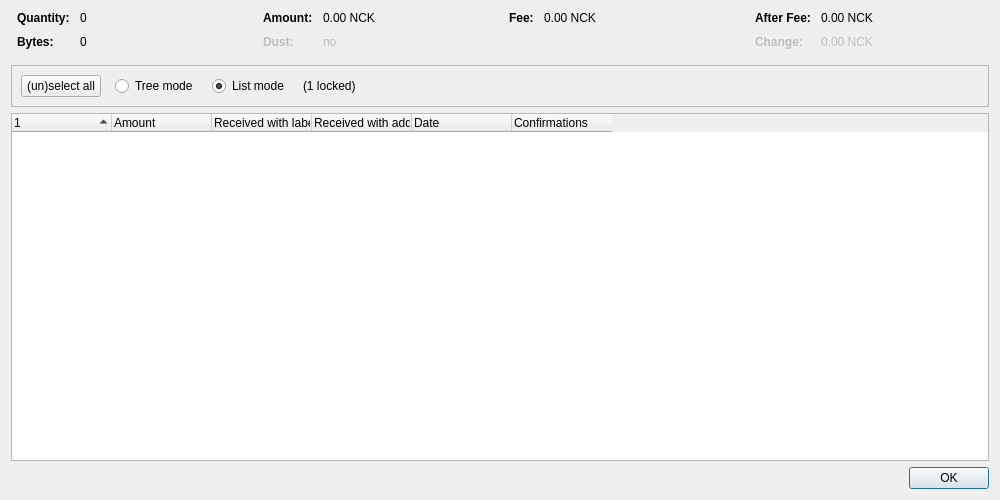
<?xml version="1.0" encoding="UTF-8"?>
<ui version="4.0">
 <class>CoinControlDialog</class>
 <widget class="QDialog" name="CoinControlDialog">
  <property name="geometry">
   <rect>
    <x>0</x>
    <y>0</y>
    <width>1000</width>
    <height>500</height>
   </rect>
  </property>
  <property name="windowTitle">
   <string>Coin Selection</string>
  </property>
  <layout class="QVBoxLayout" name="verticalLayout">
   <item>
    <layout class="QHBoxLayout" name="horizontalLayoutTop" stretch="0,0,0,0">
     <property name="topMargin">
      <number>0</number>
     </property>
     <property name="bottomMargin">
      <number>10</number>
     </property>
     <item>
      <layout class="QFormLayout" name="formLayoutCoinControl1">
       <property name="horizontalSpacing">
        <number>10</number>
       </property>
       <property name="verticalSpacing">
        <number>10</number>
       </property>
       <property name="leftMargin">
        <number>6</number>
       </property>
       <property name="rightMargin">
        <number>6</number>
       </property>
       <item row="0" column="0">
        <widget class="QLabel" name="labelCoinControlQuantityText">
         <property name="font">
          <font>
           <weight>75</weight>
           <bold>true</bold>
          </font>
         </property>
         <property name="text">
          <string>Quantity:</string>
         </property>
        </widget>
       </item>
       <item row="0" column="1">
        <widget class="QLabel" name="labelCoinControlQuantity">
         <property name="cursor">
          <cursorShape>IBeamCursor</cursorShape>
         </property>
         <property name="contextMenuPolicy">
          <enum>Qt::ActionsContextMenu</enum>
         </property>
         <property name="text">
          <string notr="true">0</string>
         </property>
         <property name="textInteractionFlags">
          <set>Qt::LinksAccessibleByMouse|Qt::TextSelectableByKeyboard|Qt::TextSelectableByMouse</set>
         </property>
        </widget>
       </item>
       <item row="1" column="0">
        <widget class="QLabel" name="labelCoinControlBytesText">
         <property name="font">
          <font>
           <weight>75</weight>
           <bold>true</bold>
          </font>
         </property>
         <property name="text">
          <string>Bytes:</string>
         </property>
        </widget>
       </item>
       <item row="1" column="1">
        <widget class="QLabel" name="labelCoinControlBytes">
         <property name="cursor">
          <cursorShape>IBeamCursor</cursorShape>
         </property>
         <property name="contextMenuPolicy">
          <enum>Qt::ActionsContextMenu</enum>
         </property>
         <property name="text">
          <string notr="true">0</string>
         </property>
         <property name="textInteractionFlags">
          <set>Qt::LinksAccessibleByMouse|Qt::TextSelectableByKeyboard|Qt::TextSelectableByMouse</set>
         </property>
        </widget>
       </item>
      </layout>
     </item>
     <item>
      <layout class="QFormLayout" name="formLayoutCoinControl2">
       <property name="horizontalSpacing">
        <number>10</number>
       </property>
       <property name="verticalSpacing">
        <number>10</number>
       </property>
       <property name="leftMargin">
        <number>6</number>
       </property>
       <property name="rightMargin">
        <number>6</number>
       </property>
       <item row="0" column="0">
        <widget class="QLabel" name="labelCoinControlAmountText">
         <property name="font">
          <font>
           <weight>75</weight>
           <bold>true</bold>
          </font>
         </property>
         <property name="text">
          <string>Amount:</string>
         </property>
        </widget>
       </item>
       <item row="0" column="1">
        <widget class="QLabel" name="labelCoinControlAmount">
         <property name="cursor">
          <cursorShape>IBeamCursor</cursorShape>
         </property>
         <property name="contextMenuPolicy">
          <enum>Qt::ActionsContextMenu</enum>
         </property>
         <property name="text">
          <string notr="true">0.00 NCK</string>
         </property>
         <property name="textInteractionFlags">
          <set>Qt::LinksAccessibleByMouse|Qt::TextSelectableByKeyboard|Qt::TextSelectableByMouse</set>
         </property>
        </widget>
       </item>
       <item row="1" column="0">
        <widget class="QLabel" name="labelCoinControlLowOutputText">
         <property name="enabled">
          <bool>false</bool>
         </property>
         <property name="font">
          <font>
           <weight>75</weight>
           <bold>true</bold>
          </font>
         </property>
         <property name="text">
          <string>Dust:</string>
         </property>
        </widget>
       </item>
       <item row="1" column="1">
        <widget class="QLabel" name="labelCoinControlLowOutput">
         <property name="enabled">
          <bool>false</bool>
         </property>
         <property name="cursor">
          <cursorShape>IBeamCursor</cursorShape>
         </property>
         <property name="contextMenuPolicy">
          <enum>Qt::ActionsContextMenu</enum>
         </property>
         <property name="text">
          <string notr="true">no</string>
         </property>
         <property name="textInteractionFlags">
          <set>Qt::LinksAccessibleByMouse|Qt::TextSelectableByKeyboard|Qt::TextSelectableByMouse</set>
         </property>
        </widget>
       </item>
      </layout>
     </item>
     <item>
      <layout class="QFormLayout" name="formLayoutCoinControl3">
       <property name="horizontalSpacing">
        <number>10</number>
       </property>
       <property name="verticalSpacing">
        <number>10</number>
       </property>
       <property name="leftMargin">
        <number>6</number>
       </property>
       <property name="rightMargin">
        <number>6</number>
       </property>
       <item row="0" column="0">
        <widget class="QLabel" name="labelCoinControlFeeText">
         <property name="font">
          <font>
           <weight>75</weight>
           <bold>true</bold>
          </font>
         </property>
         <property name="text">
          <string>Fee:</string>
         </property>
        </widget>
       </item>
       <item row="0" column="1">
        <widget class="QLabel" name="labelCoinControlFee">
         <property name="cursor">
          <cursorShape>IBeamCursor</cursorShape>
         </property>
         <property name="contextMenuPolicy">
          <enum>Qt::ActionsContextMenu</enum>
         </property>
         <property name="text">
          <string notr="true">0.00 NCK</string>
         </property>
         <property name="textInteractionFlags">
          <set>Qt::LinksAccessibleByMouse|Qt::TextSelectableByKeyboard|Qt::TextSelectableByMouse</set>
         </property>
        </widget>
       </item>
      </layout>
     </item>
     <item>
      <layout class="QFormLayout" name="formLayoutCoinControl4">
       <property name="horizontalSpacing">
        <number>10</number>
       </property>
       <property name="verticalSpacing">
        <number>10</number>
       </property>
       <property name="leftMargin">
        <number>6</number>
       </property>
       <property name="rightMargin">
        <number>6</number>
       </property>
       <item row="0" column="0">
        <widget class="QLabel" name="labelCoinControlAfterFeeText">
         <property name="font">
          <font>
           <weight>75</weight>
           <bold>true</bold>
          </font>
         </property>
         <property name="text">
          <string>After Fee:</string>
         </property>
        </widget>
       </item>
       <item row="0" column="1">
        <widget class="QLabel" name="labelCoinControlAfterFee">
         <property name="cursor">
          <cursorShape>IBeamCursor</cursorShape>
         </property>
         <property name="contextMenuPolicy">
          <enum>Qt::ActionsContextMenu</enum>
         </property>
         <property name="text">
          <string notr="true">0.00 NCK</string>
         </property>
         <property name="textInteractionFlags">
          <set>Qt::LinksAccessibleByMouse|Qt::TextSelectableByKeyboard|Qt::TextSelectableByMouse</set>
         </property>
        </widget>
       </item>
       <item row="1" column="0">
        <widget class="QLabel" name="labelCoinControlChangeText">
         <property name="enabled">
          <bool>false</bool>
         </property>
         <property name="font">
          <font>
           <weight>75</weight>
           <bold>true</bold>
          </font>
         </property>
         <property name="text">
          <string>Change:</string>
         </property>
        </widget>
       </item>
       <item row="1" column="1">
        <widget class="QLabel" name="labelCoinControlChange">
         <property name="enabled">
          <bool>false</bool>
         </property>
         <property name="cursor">
          <cursorShape>IBeamCursor</cursorShape>
         </property>
         <property name="contextMenuPolicy">
          <enum>Qt::ActionsContextMenu</enum>
         </property>
         <property name="text">
          <string notr="true">0.00 NCK</string>
         </property>
         <property name="textInteractionFlags">
          <set>Qt::LinksAccessibleByMouse|Qt::TextSelectableByKeyboard|Qt::TextSelectableByMouse</set>
         </property>
        </widget>
       </item>
      </layout>
     </item>
    </layout>
   </item>
   <item>
    <widget class="QFrame" name="frame">
     <property name="minimumSize">
      <size>
       <width>0</width>
       <height>40</height>
      </size>
     </property>
     <property name="frameShape">
      <enum>QFrame::StyledPanel</enum>
     </property>
     <property name="frameShadow">
      <enum>QFrame::Sunken</enum>
     </property>
     <layout class="QHBoxLayout" name="horizontalLayout">
      <item>
       <layout class="QHBoxLayout" name="horizontalLayoutPanel" stretch="0,0,0,0,0">
        <property name="spacing">
         <number>14</number>
        </property>
        <item>
         <widget class="QPushButton" name="pushButtonSelectAll">
          <property name="sizePolicy">
           <sizepolicy hsizetype="Maximum" vsizetype="Fixed">
            <horstretch>0</horstretch>
            <verstretch>0</verstretch>
           </sizepolicy>
          </property>
          <property name="text">
           <string>(un)select all</string>
          </property>
          <property name="autoDefault">
           <bool>false</bool>
          </property>
         </widget>
        </item>
        <item>
         <widget class="QRadioButton" name="radioTreeMode">
          <property name="sizePolicy">
           <sizepolicy hsizetype="Maximum" vsizetype="Fixed">
            <horstretch>0</horstretch>
            <verstretch>0</verstretch>
           </sizepolicy>
          </property>
          <property name="text">
           <string>Tree mode</string>
          </property>
         </widget>
        </item>
        <item>
         <widget class="QRadioButton" name="radioListMode">
          <property name="sizePolicy">
           <sizepolicy hsizetype="Maximum" vsizetype="Fixed">
            <horstretch>0</horstretch>
            <verstretch>0</verstretch>
           </sizepolicy>
          </property>
          <property name="text">
           <string>List mode</string>
          </property>
          <property name="checked">
           <bool>true</bool>
          </property>
         </widget>
        </item>
        <item>
         <widget class="QLabel" name="labelLocked">
          <property name="text">
           <string notr="true">(1 locked)</string>
          </property>
         </widget>
        </item>
        <item>
         <spacer name="horizontalSpacer">
          <property name="orientation">
           <enum>Qt::Horizontal</enum>
          </property>
          <property name="sizeHint" stdset="0">
           <size>
            <width>40</width>
            <height>20</height>
           </size>
          </property>
         </spacer>
        </item>
       </layout>
      </item>
     </layout>
    </widget>
   </item>
   <item>
    <widget class="CoinControlTreeWidget" name="treeWidget">
     <property name="contextMenuPolicy">
      <enum>Qt::CustomContextMenu</enum>
     </property>
     <property name="sortingEnabled">
      <bool>false</bool>
     </property>
     <property name="columnCount">
      <number>6</number>
     </property>
     <attribute name="headerShowSortIndicator" stdset="0">
      <bool>true</bool>
     </attribute>
     <attribute name="headerStretchLastSection">
      <bool>false</bool>
     </attribute>
     <column>
      <property name="text">
       <string/>
      </property>
     </column>
     <column>
      <property name="text">
       <string>Amount</string>
      </property>
     </column>
     <column>
      <property name="text">
       <string>Received with label</string>
      </property>
     </column>
     <column>
      <property name="text">
       <string>Received with address</string>
      </property>
     </column>
     <column>
      <property name="text">
       <string>Date</string>
      </property>
     </column>
     <column>
      <property name="text">
       <string>Confirmations</string>
      </property>
      <property name="toolTip">
       <string>Confirmed</string>
      </property>
     </column>
     <column>
      <property name="text">
       <string/>
      </property>
     </column>
     <column>
      <property name="text">
       <string/>
      </property>
     </column>
     <column>
      <property name="text">
       <string/>
      </property>
     </column>
     <column>
      <property name="text">
       <string/>
      </property>
     </column>
    </widget>
   </item>
   <item>
    <widget class="QDialogButtonBox" name="buttonBox">
     <property name="orientation">
      <enum>Qt::Horizontal</enum>
     </property>
     <property name="standardButtons">
      <set>QDialogButtonBox::Ok</set>
     </property>
    </widget>
   </item>
  </layout>
 </widget>
 <customwidgets>
  <customwidget>
   <class>CoinControlTreeWidget</class>
   <extends>QTreeWidget</extends>
   <header>qt/coincontroltreewidget.h</header>
  </customwidget>
 </customwidgets>
 <resources/>
 <connections/>
</ui>
